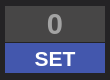
<?xml version="1.0" encoding="UTF-8"?>
<ui version="4.0">
 <class>Form</class>
 <widget class="QWidget" name="Form">
  <property name="geometry">
   <rect>
    <x>0</x>
    <y>0</y>
    <width>110</width>
    <height>80</height>
   </rect>
  </property>
  <property name="minimumSize">
   <size>
    <width>20</width>
    <height>20</height>
   </size>
  </property>
  <property name="font">
   <font>
    <pointsize>18</pointsize>
    <bold>true</bold>
   </font>
  </property>
  <property name="windowTitle">
   <string>Form</string>
  </property>
  <property name="styleSheet">
   <string notr="true">background-color: #242325;
</string>
  </property>
  <layout class="QGridLayout" name="gridLayout">
   <property name="leftMargin">
    <number>5</number>
   </property>
   <property name="topMargin">
    <number>5</number>
   </property>
   <property name="rightMargin">
    <number>5</number>
   </property>
   <property name="bottomMargin">
    <number>5</number>
   </property>
   <property name="spacing">
    <number>0</number>
   </property>
   <item row="1" column="0" colspan="2">
    <widget class="QPushButton" name="pushButton">
     <property name="minimumSize">
      <size>
       <width>30</width>
       <height>30</height>
      </size>
     </property>
     <property name="font">
      <font>
       <pointsize>16</pointsize>
       <bold>true</bold>
      </font>
     </property>
     <property name="styleSheet">
      <string notr="true">QPushButton {
	border: none;
	background-color: #4357AD;
	color: white;
}

QPushButton:pressed {
	border: none;
	background-color: #213aa6;
	color: white;
}</string>
     </property>
     <property name="text">
      <string>SET</string>
     </property>
    </widget>
   </item>
   <item row="0" column="0">
    <widget class="QLineEdit" name="lineEdit">
     <property name="font">
      <font>
       <pointsize>22</pointsize>
       <bold>true</bold>
      </font>
     </property>
     <property name="styleSheet">
      <string notr="true">color: white;
background-color: #474646;</string>
     </property>
     <property name="inputMask">
      <string>####</string>
     </property>
     <property name="text">
      <string/>
     </property>
     <property name="frame">
      <bool>false</bool>
     </property>
     <property name="cursorPosition">
      <number>0</number>
     </property>
     <property name="alignment">
      <set>Qt::AlignCenter</set>
     </property>
     <property name="placeholderText">
      <string>0</string>
     </property>
     <property name="cursorMoveStyle">
      <enum>Qt::VisualMoveStyle</enum>
     </property>
    </widget>
   </item>
  </layout>
 </widget>
 <resources/>
 <connections/>
</ui>
